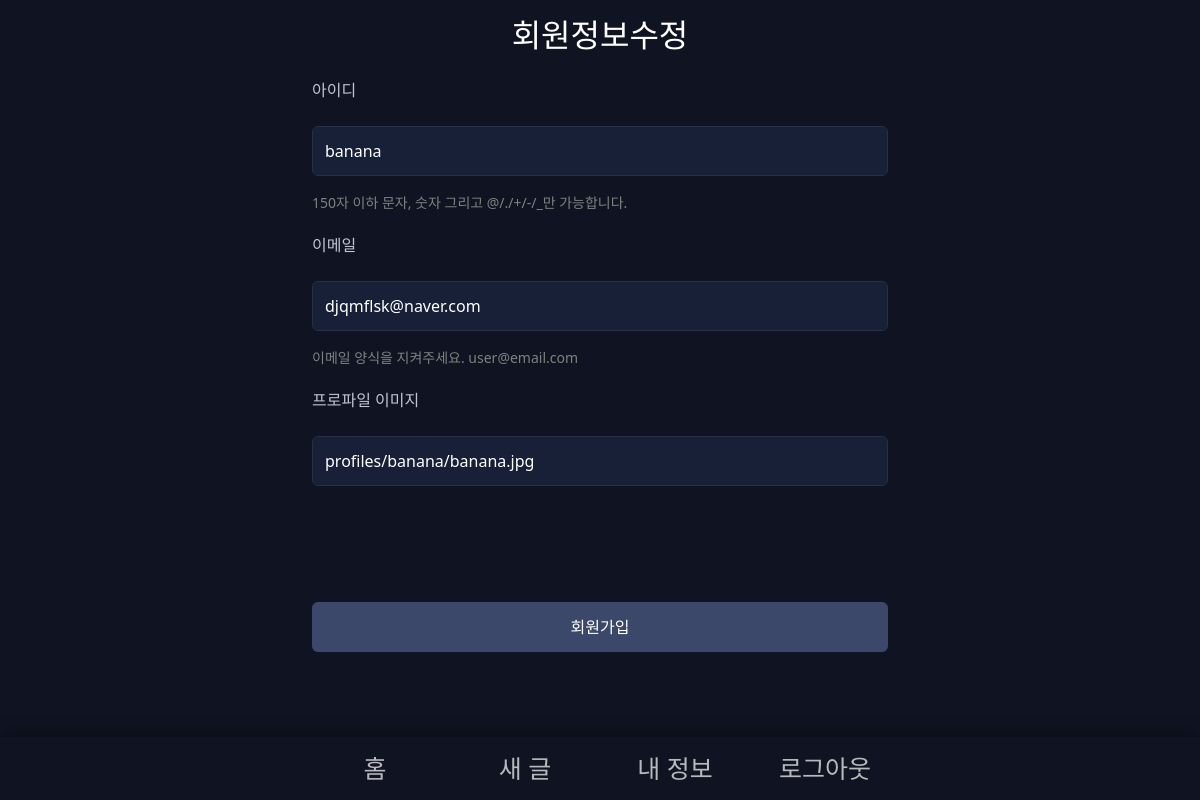
Page /accounts/update/ (signed in) on the committed database.
### accounts/models.py (models this page shows)
class User(AbstractUser):
    def profile_image_path(instance, filename):
        return f'profiles/{instance.username}/{filename}'
    profile_image = models.ImageField(upload_to=profile_image_path, blank=True, null=True)

### accounts/views.py (the view)
# urls.py: path('update/', views.update, name='update'),
@login_required
def update(request):
    if request.method == 'POST':
        form = CustomUserChangeForm(request.POST, request.FILES, instance=request.user)
        if form.is_valid():
            form.save()
            return redirect('accounts:detail')
    else:
        form = CustomUserChangeForm(instance=request.user)
    context = {
        'form' : form,
    }
    return render(request, 'accounts/update.html', context)

### accounts/forms.py
class CustomUserChangeForm(UserChangeForm):
    profile_image = ProcessedImageField(
        spec_id='profiles:image',
        processors=[ResizeToFill(100,100)],
        format='JPEG',
        options={'quality' : 90},
        required=False,
    )
    class Meta(UserChangeForm):
        model = get_user_model()
        fields = ( 'email','username','profile_image',)
    def __init__(self, *args, **kwargs):
        super().__init__(*args, **kwargs)
        self.fields['profile_image'].widget.attrs['class'] = 'form-control my-3'
        self.fields['email'].widget.attrs['class'] = 'form-control my-3'
        self.fields['username'].widget.attrs['class'] = 'form-control my-3'

### accounts/templates/accounts/update.html (shortened to what this page needs)
{% extends 'base.html' %}
{% block title %}
  회원정보수정
{% endblock title %}
{% block content %}
  <form class="accounts-sign" action="{% url 'accounts:update' %}" method="POST" enctype="multipart/form-data">
    <div class="mb-3">
      <label for="username" class="form-label">아이디</label>
      {{ form.username }}
      <div id="usernamehelp" class="form-text">150자 이하 문자, 숫자 그리고 @/./+/-/_만 가능합니다.</div>
    </div>
    <div class="mb-3">
      <label for="email" class="form-label">이메일</label>
      {{ form.email }}
      <div id="emailhelp" class="form-text">이메일 양식을 지켜주세요. user@email.com</div>
    </div>
    <div class="mb-3">
      <label for="profile_image" class="form-label">프로파일 이미지</label>
      {{ form.profile_image }}
    </div>
    <input class='btn btn-primary' type="submit" value="회원가입">
  </form>
{% endblock content %}

### rows in the picture
User: username "banana", email "djqmflsk@naver.com", profile_image "profiles/banana/banana.jpg"
